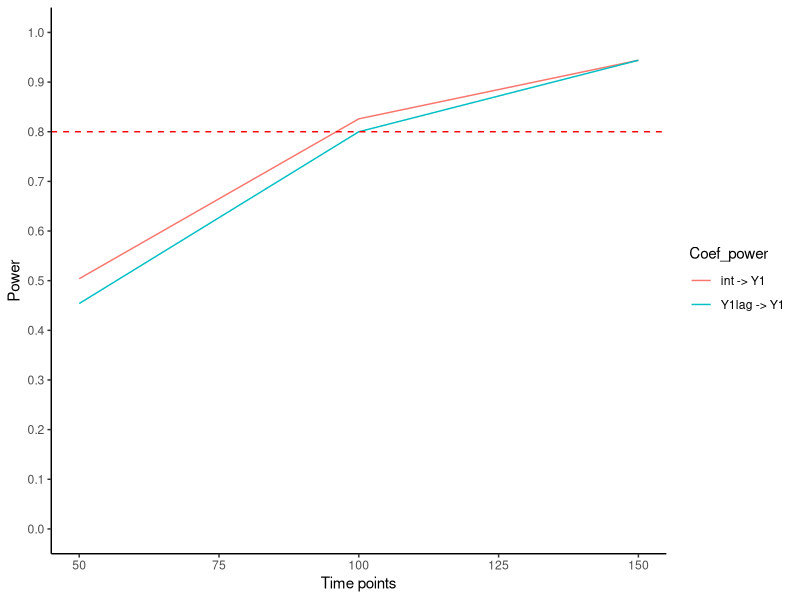

Reproduce this figure in R. (Note: a time limit stopped this script after it produced the figure.)
## ---- chunk 1
# This code chunk simply makes sure that all the 
# libraries used here are installed.
# Check if R packages are installed
## Do not run because we do not want to install packages (this should be your decision)

list.of.packages = c("data.table","psych","ggplot2","tidyverse","MASS")
new.packages = list.of.packages[!(list.of.packages %in% installed.packages()[,"Package"])]
if(length(new.packages)) install.packages(new.packages)
## ---- chunk 2
library(data.table) # to create lagged outcome
library(psych) # to compute descriptive statistics 
library(ggplot2) # for making plots
library(tidyverse) # a useful package

library(MASS)

set.seed(1235) # Set a seed to reproduce analyses
## ---- chunk 3
# Function to generate data from an AR(1) Model
sim_VAR_data = function(vars,Tobs,delta,psi,sigma){

  # Create number of observations: N + T.burning
  T.burning = 10000 # Number of burning observations
  T.total = T.burning + Tobs

  # Simulate errors
  if (vars == 1){
    E = as.matrix(rnorm(T.total, 0, sigma))
  } else {
    E = mvrnorm(T.total, mu=rep(0,vars), sigma)
  }
  
  # Recursive equation
  Y = matrix(0,T.total,vars)

  # Initialized values
  Y[1,] = delta + E[1,]

  # Simulate Dependent Variables
  for (t in 2:T.total){
      Y[t,] = delta + psi%*%Y[t-1,] + E[t,]
  }

  # Exclude burning observations, create lag variable and rename columns
  Y = Y[-seq(1:T.burning),]
  Y = cbind(Y,lag(Y))
  colnames(Y) = c(sprintf("Y%d",seq(1:vars)),sprintf("Y%dlag",seq(1:vars)))

  return(as.data.frame(Y))
}

## ---- chunk 4
# Function to conduct the Monte Carlo simulation and compute statistical power for a given Tobs

mc_power = function(vars,Tobs_list,delta,psi,sigma,R,alpha){ 

  # Generate dataset
  df_pow = data.frame()

  # Loop over the sample size list
  for (i in 1:length(Tobs_list)){
    Tobs = Tobs_list[i]
    print(paste0("Power analysis for N = ", Tobs))
    
    # R replicates for each sample size
    for (r in 1:R){

      # Generate VAR data
      data = sim_VAR_data(vars,Tobs,delta,psi,sigma)

      # Create names list   
      var_names = sprintf("Y%d",seq(1:vars))
      lag_names = sprintf("Y%dlag",seq(1:vars))

      # Estimate models
      list_pow_rep = list()

      for (nbName in 1:length(var_names)){        
        name_ = var_names[nbName]

        # Create formula
        formula = as.formula(paste(name_ ,paste(lag_names, collapse = " + "), sep = " ~ "))
        
        # Estimate model
        model = lm(formula, data)

        # Extract coefs
        sum = summary(model)$coefficients

        # Extract p.values
        df_pval = as.data.frame(rbind(sum[,4]))

        # Compute power
        list_pow_rep[[nbName]] =  as.data.frame(df_pval < alpha)
        names(list_pow_rep[[nbName]]) = c(paste0("pow_int_",name_), paste0("pow_",lag_names,"_",name_))
      }

      rep_data = bind_cols(data.frame(Tobs = Tobs), do.call(cbind, list_pow_rep))
      df_pow = rbind(df_pow, rep_data)
    }
  }

  # Compute power
  df_pow = aggregate(df_pow[, 2:ncol(df_pow)], list(df_pow$Tobs), mean)
  df_pow = rename (df_pow, Tobs = Group.1)

  return(df_pow)
}
## ---- chunk 5
# Set the values for conducting the power analysis
Tobs_list = c(50,100,150) 
vars = 1
delta = as.matrix(3)
psi = as.matrix(.3)
sigma = as.matrix(10)
alpha = 0.05 
R = 1000

pow_target = .8

# Conduct the power analysis
df_pow_result = mc_power(vars,Tobs_list,delta,psi,sigma,R,alpha)
## ---- chunk 6
# Plot the results of the power analysis
dt = df_pow_result %>% 
        gather(Coef_power, power, starts_with("pow"))
dt$Coef_power = stringr::str_replace_all(dt$Coef_power, c("pow_"="", "_"=" -> ")) # rename 
ggplot() +   
        geom_line(data=dt, aes(y=power,x=Tobs, color=Coef_power)) +
        geom_hline(yintercept = pow_target, color="red", linetype=2) +
        scale_y_continuous(breaks=seq(0,1,by=.1), limits=c(0,1)) +
        labs(y="Power", x="Time points") +
        theme_classic()
## ---- chunk 7
# Create table of outputs
dt = df_pow_result %>% 
        gather(pow,value,starts_with("pow")) %>%
        spread(Tobs, value)
dt$pow = stringr::str_replace_all(dt$pow, c("pow_"="", "_"=" -> ")) # rename 
names(dt)[1] = "Coefficients"
dt
## ---- chunk 8
# Set the values for conducting the power analysis
Tobs_list = c(50, 100, 150) 
vars = 3
delta = as.matrix(c(4,6,10))
psi = as.matrix(rbind(c(.5, .14, .2),
                      c(.1, .4, .03),
                      c(.05, .12, .5)))
sigma = as.matrix(rbind(c(15, 3, 6),
                        c(3, 20, 9),
                        c(6, 9, 18)))
alpha = 0.05 
R = 1000

pow_target = .8

# Conduct the power analysis
df_pow_result = mc_power(vars,Tobs_list,delta,psi,sigma,R,alpha)
## ---- chunk 9
# Plot the results of the power analysis
dt = df_pow_result %>% 
        gather(Coef_power, power, starts_with("pow"))
dt$Coef_power = stringr::str_replace_all(dt$Coef_power, c("pow_"="", "_"=" -> ")) # rename 
ggplot() +   
        geom_line(data=dt, aes(y=power,x=Tobs, color=Coef_power)) +
        geom_hline(yintercept = pow_target, color="red", linetype=2) +
        scale_y_continuous(breaks=seq(0,1,by=.1), limits=c(0,1)) +
        labs(y="Power", x="Time points") +
        theme_classic()
## ---- chunk 10
# Create table of outputs
dt = df_pow_result %>% 
        gather(pow,value,starts_with("pow")) %>%
        spread(Tobs, value)
dt$pow = stringr::str_replace_all(dt$pow, c("pow_"="", "_"=" -> ")) # rename 
names(dt)[1] = "Coefficients"
dt
## ---- chunk 11
sessionInfo()
